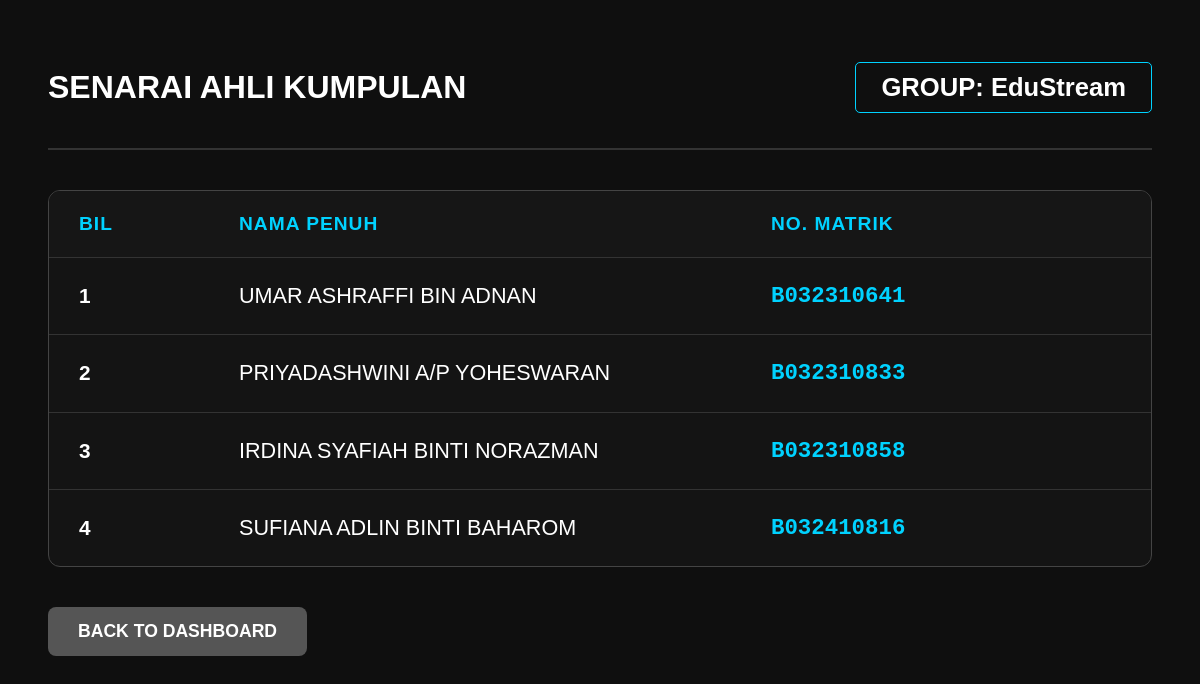
Screenshot of /index.php?group=EduStream with the database file from the repository.
### tables this page shows
CREATE TABLE `stu` (
  `matric_no` varchar(15) NOT NULL,
  `full_name` varchar(100) DEFAULT NULL,
  `group_no` varchar(50) DEFAULT NULL
);

### index.php (the view, shortened to what this page needs)
<?php
if (!isset($_GET['group'])) {
    $group = basename(dirname(__FILE__));
} else {
    $group = preg_replace('/[^a-zA-Z0-9]/', '', $_GET['group']);
}
include 'db.php';
$members = [];
$sql = "SELECT S.full_name, S.matric_no FROM stu S
        JOIN groupdb G ON S.group_no = G.groupID
        WHERE G.groupID = ?";
if ($stmt = $conn->prepare($sql)) {
    $stmt->bind_param("s", $group);
    $stmt->execute();
    $result = $stmt->get_result();
    while ($row = $result->fetch_assoc()) {
        $members[] = $row;
    }
}
?>
<!DOCTYPE html>
<html lang="ms">
<head>
</head>
<body>
<div class="header">
    <h1>SENARAI AHLI KUMPULAN</h1>
    <div style="border: 1px solid #00d2ff; padding: 10px 25px; font-size: 1.6rem; border-radius: 5px; font-weight: bold;">
        GROUP: <?php echo htmlspecialchars($group); ?>
    </div>
</div>
<div class="table-container">
    <table>
        <thead>
            <tr>
                <th style="width: 100px;">BIL</th>
                <th>NAMA PENUH</th>
                <th style="width: 350px;">NO. MATRIK</th>
            </tr>
        </thead>
        <tbody>
            <?php if (empty($members)): ?>
                <tr>
                    <td colspan="3" style="text-align: center; color: #ff4444; padding: 40px; font-size: 1.4rem;">
                        Tiada data ahli kumpulan ditemui untuk kod group "<?php echo htmlspecialchars($group); ?>".
                    </td>
                </tr>
            <?php else: ?>
                <?php foreach ($members as $index => $row): ?>
                    <tr>
                        <td class="bil-col"><?php echo $index + 1; ?></td>
                        <td class="text-break" style="text-transform: uppercase;"><?php echo htmlspecialchars($row['full_name']); ?></td>
                        <td class="matrix-code"><?php echo htmlspecialchars($row['matric_no'] ?? '-'); ?></td>
                    </tr>
                <?php endforeach; ?>
            <?php endif; ?>
        </tbody>
    </table>
</div>
<a href="dashboard.php?group=<?php echo urlencode($group); ?>" class="btn-back">BACK TO DASHBOARD</a>
</body>
</html>

### index.php (style rules this page uses)
body { background: #0f0f0f; color: white; font-family: sans-serif; padding: 40px; }
.header { display: flex; justify-content: space-between; align-items: center; border-bottom: 2px solid #333; padding-bottom: 20px; margin-bottom: 40px; }
.table-container { border: 1px solid #444; border-radius: 12px; overflow: hidden; background: rgba(255,255,255,0.02); }
table { width: 100%; border-collapse: collapse; text-align: left; }
th, td { padding: 22px 30px; border-bottom: 1px solid #333; font-size: 1.3rem; }
th { background: #161616; color: #00d2ff; font-size: 1.2rem; text-transform: uppercase; letter-spacing: 1px; }
tr:last-child td { border-bottom: none; }
.text-break { word-break: break-all; line-height: 1.5; font-size: 1.35rem; font-weight: 500; }
.matrix-code { color: #00d2ff; font-weight: bold; font-family: monospace; font-size: 1.4rem; }
.bil-col { font-size: 1.3rem; font-weight: bold; }
.btn-back { display: inline-block; padding: 14px 30px; text-decoration: none; border-radius: 8px; font-weight: bold; background: #555; color: white; transition: 0.3s; margin-top: 40px; font-size: 1.1rem; }

### rows the page displays
stu: full_name "UMAR ASHRAFFI BIN ADNAN", matric_no "B032310641"
stu: full_name "PRIYADASHWINI A/P YOHESWARAN", matric_no "B032310833"
stu: full_name "IRDINA SYAFIAH BINTI NORAZMAN", matric_no "B032310858"
stu: full_name "SUFIANA ADLIN BINTI BAHAROM", matric_no "B032410816"

### other values shown
$group "EduStream"
